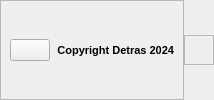
        <widget class="QWidget" name="footerContainer" native="true">
         <layout class="QHBoxLayout" name="horizontalLayout_8">
          <property name="spacing">
           <number>0</number>
          </property>
          <property name="leftMargin">
           <number>0</number>
          </property>
          <property name="topMargin">
           <number>0</number>
          </property>
          <property name="rightMargin">
           <number>0</number>
          </property>
          <property name="bottomMargin">
           <number>0</number>
          </property>
          <item>
           <widget class="QFrame" name="frame_7">
            <property name="sizePolicy">
             <sizepolicy hsizetype="Expanding" vsizetype="Preferred">
              <horstretch>0</horstretch>
              <verstretch>0</verstretch>
             </sizepolicy>
            </property>
            <property name="frameShape">
             <enum>QFrame::StyledPanel</enum>
            </property>
            <property name="frameShadow">
             <enum>QFrame::Raised</enum>
            </property>
            <layout class="QHBoxLayout" name="horizontalLayout_9">
             <property name="topMargin">
              <number>9</number>
             </property>
             <item alignment="Qt::AlignLeft">
              <widget class="QPushButton" name="notificationBtn">
               <property name="toolTip">
                <string>Notification</string>
               </property>
               <property name="text">
                <string/>
               </property>
               <property name="icon">
                <iconset resource="resources.qrc">
                 <normaloff>:/icons/icons/bell.svg</normaloff>:/icons/icons/bell.svg</iconset>
               </property>
               <property name="iconSize">
                <size>
                 <width>16</width>
                 <height>16</height>
                </size>
               </property>
              </widget>
             </item>
             <item alignment="Qt::AlignRight">
              <widget class="QLabel" name="label_10">
               <property name="font">
                <font>
                 <pointsize>8</pointsize>
                 <weight>75</weight>
                 <bold>true</bold>
                </font>
               </property>
               <property name="text">
                <string>Copyright Detras 2024</string>
               </property>
               <property name="alignment">
                <set>Qt::AlignRight|Qt::AlignTrailing|Qt::AlignVCenter</set>
               </property>
              </widget>
             </item>
            </layout>
           </widget>
          </item>
          <item>
           <widget class="QFrame" name="sizeGrip">
            <property name="minimumSize">
             <size>
              <width>30</width>
              <height>30</height>
             </size>
            </property>
            <property name="maximumSize">
             <size>
              <width>30</width>
              <height>30</height>
             </size>
            </property>
            <property name="frameShape">
             <enum>QFrame::StyledPanel</enum>
            </property>
            <property name="frameShadow">
             <enum>QFrame::Raised</enum>
            </property>
           </widget>
          </item>
         </layout>
        </widget>
